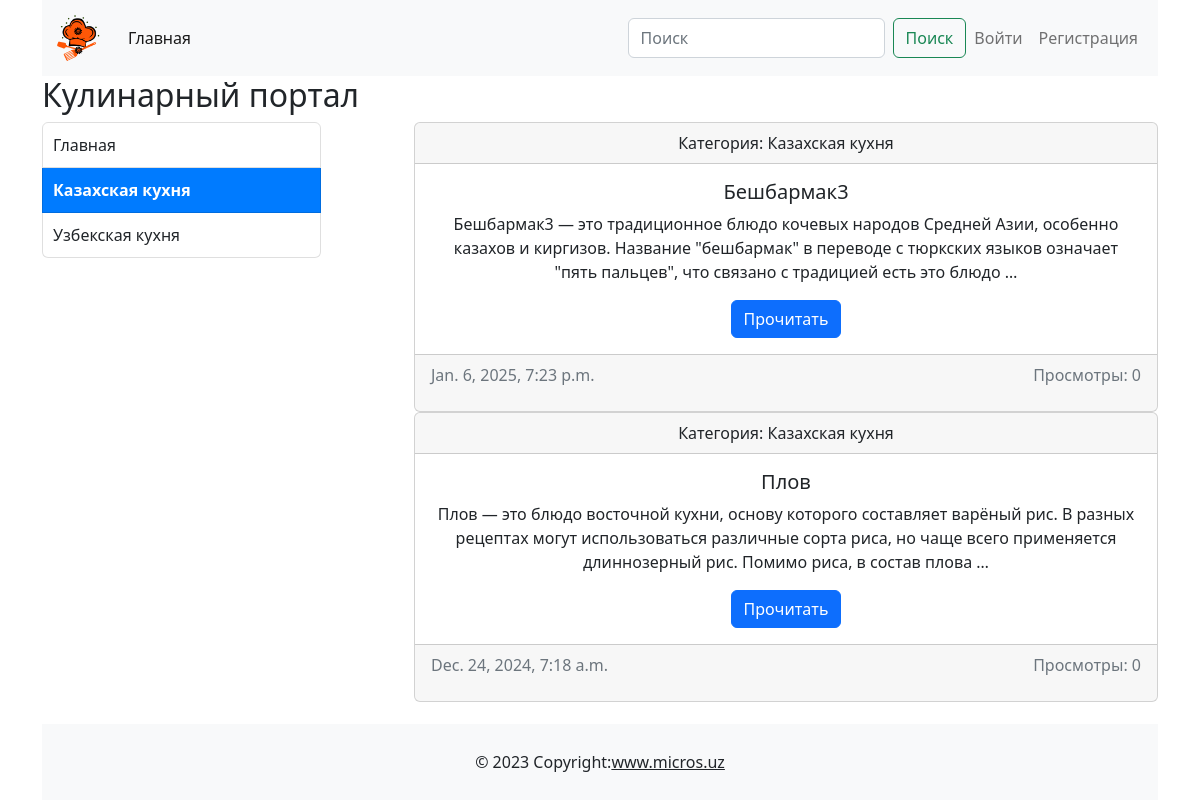
Page /category/kazahskaya-kuhnya/ on the earlier database version.
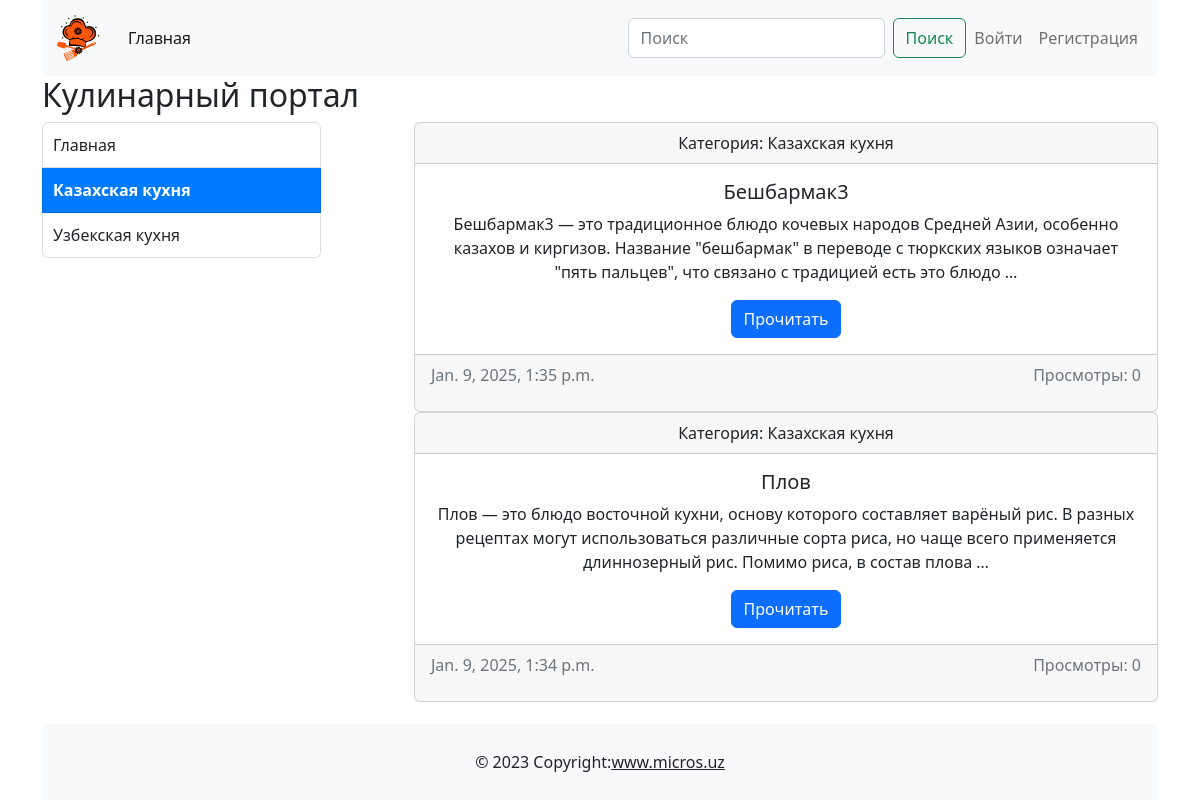
Same page on the later database version.
### main/models.py (models this page shows, shortened)
class Post(models.Model):
    title = models.CharField(max_length=255, unique=True)
    slug = models.SlugField(max_length=255, unique=True)
    photo = models.ImageField(upload_to='photo/%y/%m/%d', blank=True, null=True)
    author = models.ForeignKey(CustomUser, on_delete=models.CASCADE, related_name='author_posts')
    category = models.ForeignKey('Category', on_delete=models.CASCADE, related_name='posts')
    content = models.TextField()
    created_at = models.DateTimeField(auto_now_add=True)
    updated_at = models.DateTimeField(auto_now=True)
    available = models.BooleanField(default=True)
    views = models.PositiveIntegerField(default=0)
    class Meta:
        ordering = ['-created_at']
        verbose_name = 'Post'
        verbose_name_plural = 'Posts'
    def get_absolute_url(self):
        return reverse("main:detail_page", kwargs={"post_slug": self.slug})

class Category(models.Model):
    name= models.CharField(max_length=100, unique=True)
    slug = models.SlugField(max_length=100, unique=True)
    def get_absolute_url(self):
        return reverse('main:category', kwargs={"category_slug": self.slug})

### main/views.py (the view)
# urls.py: path('', views.MainView.as_view(), name='index'),
class MainView(ListView):
    model = Post
    template_name = 'main/index.html'
    context_object_name = 'posts'
    extra_context = {'title': 'Home'}
    paginate_by = 3
    def get_queryset(self):
        queryset = Post.objects.filter(available=True)
        category_slug = self.kwargs.get('category_slug')
        if category_slug:
            category = get_object_or_404(Category, slug=category_slug)
            queryset = queryset.filter(category=category)
            self.extra_context['category'] = category
        else:
            self.extra_context['category'] = None
        return queryset
    def get_context_data(self, **kwargs):
        context = super().get_context_data(**kwargs)
        context.update({
            'categories': Category.objects.all(),
        })
        context.update(self.extra_context)
        return context

### main/templates/main/index.html (shortened to what this page needs)
{% extends "base.html" %}
{% load static %}
{% block content %}
            <h2>Кулинарный портал</h2>
            <div class="d-flex justify-content-between">
                <div class="col-3">
                    <ul class="list-group">
                        <li class="list-group-item {% if not category %}selected{% endif %}">
                            <a href="{% url 'main:index' %}">Главная</a>
                        </li>
                        {% for c in categories %}
                            <li class="list-group-item {% if c.slug == category.slug %}selected{% endif %}">
                                <a href="{{ c.get_absolute_url }}" class="list-group-item-action">{{ c.name }}</a>
                            </li>
                        {% endfor %}
                    </ul>
                </div>
                <div class="col-8">
                     {% for post in posts %}
                        <div class="card text-center"><div class="card-header">Категория: {{post.category.name}}</div>
                            <div class="card-body" onclick="incrementViews({{ post.id }})"><h5 class="card-title">{{ post.title }}</h5><p class="card-text">{{ post.content|truncatewords:30 }}</p><a href="{{ post.get_absolute_url }}" class="btn btn-primary">Прочитать</a></div>
                            <div class="card-footer d-flex text-muted justify-content-between">
                                <p>{{ post.updated_at }}</p>
                                <p>Просмотры: {{ post.views }}</p>
                            </div>
                        </div>
                     {% endfor %}
            </div>
{% endblock content %}

Differences in the rows shown:
changed Post "Бешбармак3": updated_at "Jan. 6, 2025, 7:23 p.m." → "Jan. 9, 2025, 1:35 p.m."
changed Post "Плов": updated_at "Dec. 24, 2024, 7:18 a.m." → "Jan. 9, 2025, 1:34 p.m."
